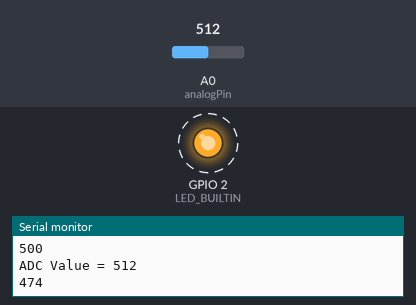
Simulated run of this sketch. Board: ESP8266 (NodeMCU). On the bench: output pins drawn as LEDs (lit = HIGH, except the on-board LED, lit = LOW), the last lines printed to the serial monitor. Dashed ring = blinking. The inputs (shaded band) are chosen by the test bench; at power-on: A0 (analogPin) = 512.

Above: at 2.18 s.
2.9 s: A0 (analogPin) set to 138
At 4.5 s:
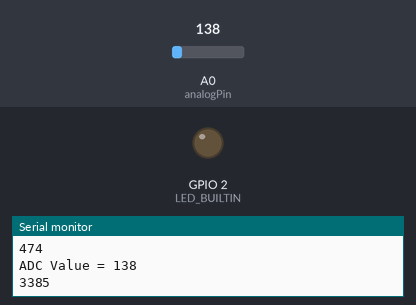
4.8 s: A0 (analogPin) set to 113
At 7.9 s:
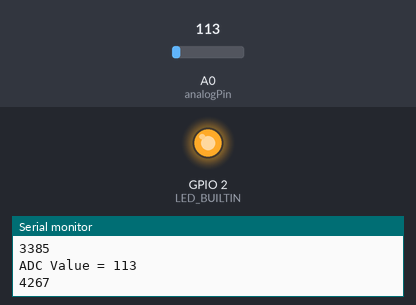
8.2 s: A0 (analogPin) set to 2
12.4 s: A0 (analogPin) set to 0
Timing chart, 0 to 14.9 s (numbered marks = the images above; inputs shaded):
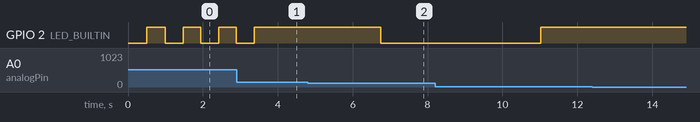

Measured:
- the behaviour switches between 128 and 127 on A0 (analogPin) (found by bisection; images 1 and 2)
- after the input at 2.9 s, GPIO 2 (LED_BUILTIN): goes on until 3.4 s, then stays HIGH
- by itself, GPIO 2 (LED_BUILTIN): alternates HIGH for 0.47 s and LOW for 0.47 s

The sketch:

AdcRead.ino
```cpp
/*
NodeMCU (ESP8266) Analog Port Polling Program
The Ticker library is used for independent processing
of the polling cycle from LED flashing
*/

#include <Ticker.h>

#define analogPin A0

//Ticker tickerLedFlip;
Ticker tickerAdcRead;

int adcValue = 500;
float LedDelay = 1;

void LedFlip()
{
  int state = digitalRead(LED_BUILTIN);
  digitalWrite(LED_BUILTIN, !state);
}

void AdcRead() {
  adcValue = analogRead(analogPin);
  Serial.print("ADC Value = ");
  Serial.println(adcValue);
  //Serial.print("LED delay = ");
  Serial.println(int(LedDelay));
}

void setup() {
  Serial.begin(115200);
  pinMode(LED_BUILTIN, OUTPUT);
  digitalWrite(LED_BUILTIN, LOW);
  tickerAdcRead.attach(1, AdcRead);
  //tickerLedFlip.attach(0.5, LedFlip);
}

void loop() {
  LedDelay = (1.0/adcValue*550-0.6)*1000;
  delay(int(LedDelay));
  LedFlip();
}
```
